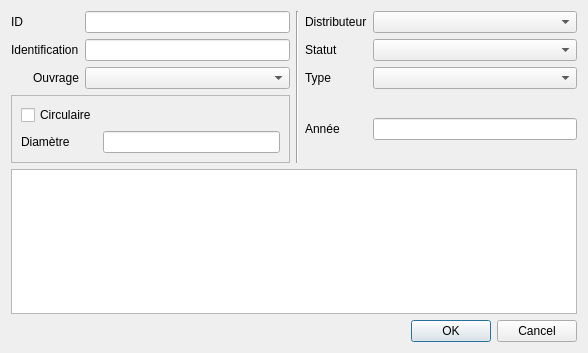
<?xml version="1.0" encoding="UTF-8"?>
<ui version="4.0">
 <class>Dialog</class>
 <widget class="QDialog" name="Dialog">
  <property name="geometry">
   <rect>
    <x>0</x>
    <y>0</y>
    <width>588</width>
    <height>353</height>
   </rect>
  </property>
  <property name="windowTitle">
   <string>Couvercle</string>
  </property>
  <layout class="QGridLayout" name="gridLayout_2">
   <item row="3" column="4">
    <widget class="QLabel" name="label_14">
     <property name="text">
      <string>Année</string>
     </property>
    </widget>
   </item>
   <item row="1" column="0" colspan="2">
    <widget class="QLabel" name="label_5">
     <property name="text">
      <string>Identification</string>
     </property>
    </widget>
   </item>
   <item row="0" column="4" colspan="2">
    <widget class="QLabel" name="label_2">
     <property name="text">
      <string>Distributeur</string>
     </property>
    </widget>
   </item>
   <item row="0" column="6">
    <widget class="QComboBox" name="fk_distributor"/>
   </item>
   <item row="1" column="2">
    <widget class="QLineEdit" name="identification"/>
   </item>
   <item row="1" column="4" colspan="2">
    <widget class="QLabel" name="label_3">
     <property name="text">
      <string>Statut</string>
     </property>
    </widget>
   </item>
   <item row="0" column="2">
    <widget class="QLineEdit" name="id">
     <property name="enabled">
      <bool>true</bool>
     </property>
     <property name="readOnly">
      <bool>true</bool>
     </property>
    </widget>
   </item>
   <item row="0" column="3" rowspan="4">
    <widget class="Line" name="line">
     <property name="orientation">
      <enum>Qt::Vertical</enum>
     </property>
    </widget>
   </item>
   <item row="1" column="6">
    <widget class="QComboBox" name="fk_status"/>
   </item>
   <item row="2" column="1">
    <widget class="QLabel" name="label_4">
     <property name="text">
      <string>Ouvrage</string>
     </property>
    </widget>
   </item>
   <item row="2" column="2">
    <widget class="QComboBox" name="fk_installation"/>
   </item>
   <item row="2" column="4" colspan="2">
    <widget class="QLabel" name="label_10">
     <property name="text">
      <string>Type</string>
     </property>
    </widget>
   </item>
   <item row="2" column="6">
    <widget class="QComboBox" name="fk_cover_type"/>
   </item>
   <item row="3" column="0" colspan="3">
    <widget class="QFrame" name="frame">
     <property name="frameShape">
      <enum>QFrame::StyledPanel</enum>
     </property>
     <property name="frameShadow">
      <enum>QFrame::Raised</enum>
     </property>
     <layout class="QGridLayout" name="gridLayout">
      <item row="1" column="0">
       <widget class="QLabel" name="label_12">
        <property name="text">
         <string>Diamètre</string>
        </property>
       </widget>
      </item>
      <item row="1" column="1">
       <widget class="QLineEdit" name="form_dimension"/>
      </item>
      <item row="0" column="0">
       <widget class="QCheckBox" name="circular">
        <property name="text">
         <string>Circulaire</string>
        </property>
       </widget>
      </item>
     </layout>
    </widget>
   </item>
   <item row="3" column="6">
    <widget class="QLineEdit" name="year"/>
   </item>
   <item row="4" column="0" colspan="7">
    <widget class="QPlainTextEdit" name="remark"/>
   </item>
   <item row="0" column="0">
    <widget class="QLabel" name="label">
     <property name="text">
      <string>ID</string>
     </property>
    </widget>
   </item>
   <item row="5" column="6">
    <widget class="QDialogButtonBox" name="buttonBox">
     <property name="orientation">
      <enum>Qt::Horizontal</enum>
     </property>
     <property name="standardButtons">
      <set>QDialogButtonBox::Cancel|QDialogButtonBox::Ok</set>
     </property>
    </widget>
   </item>
  </layout>
 </widget>
 <customwidgets>
  <customwidget>
   <class>QgsRelationReferenceWidget</class>
   <extends>QWidget</extends>
   <header>qgsrelationreferencewidget.h</header>
  </customwidget>
 </customwidgets>
 <resources/>
 <connections>
  <connection>
   <sender>buttonBox</sender>
   <signal>accepted()</signal>
   <receiver>Dialog</receiver>
   <slot>accept()</slot>
   <hints>
    <hint type="sourcelabel">
     <x>248</x>
     <y>254</y>
    </hint>
    <hint type="destinationlabel">
     <x>157</x>
     <y>274</y>
    </hint>
   </hints>
  </connection>
  <connection>
   <sender>buttonBox</sender>
   <signal>rejected()</signal>
   <receiver>Dialog</receiver>
   <slot>reject()</slot>
   <hints>
    <hint type="sourcelabel">
     <x>316</x>
     <y>260</y>
    </hint>
    <hint type="destinationlabel">
     <x>286</x>
     <y>274</y>
    </hint>
   </hints>
  </connection>
 </connections>
</ui>
